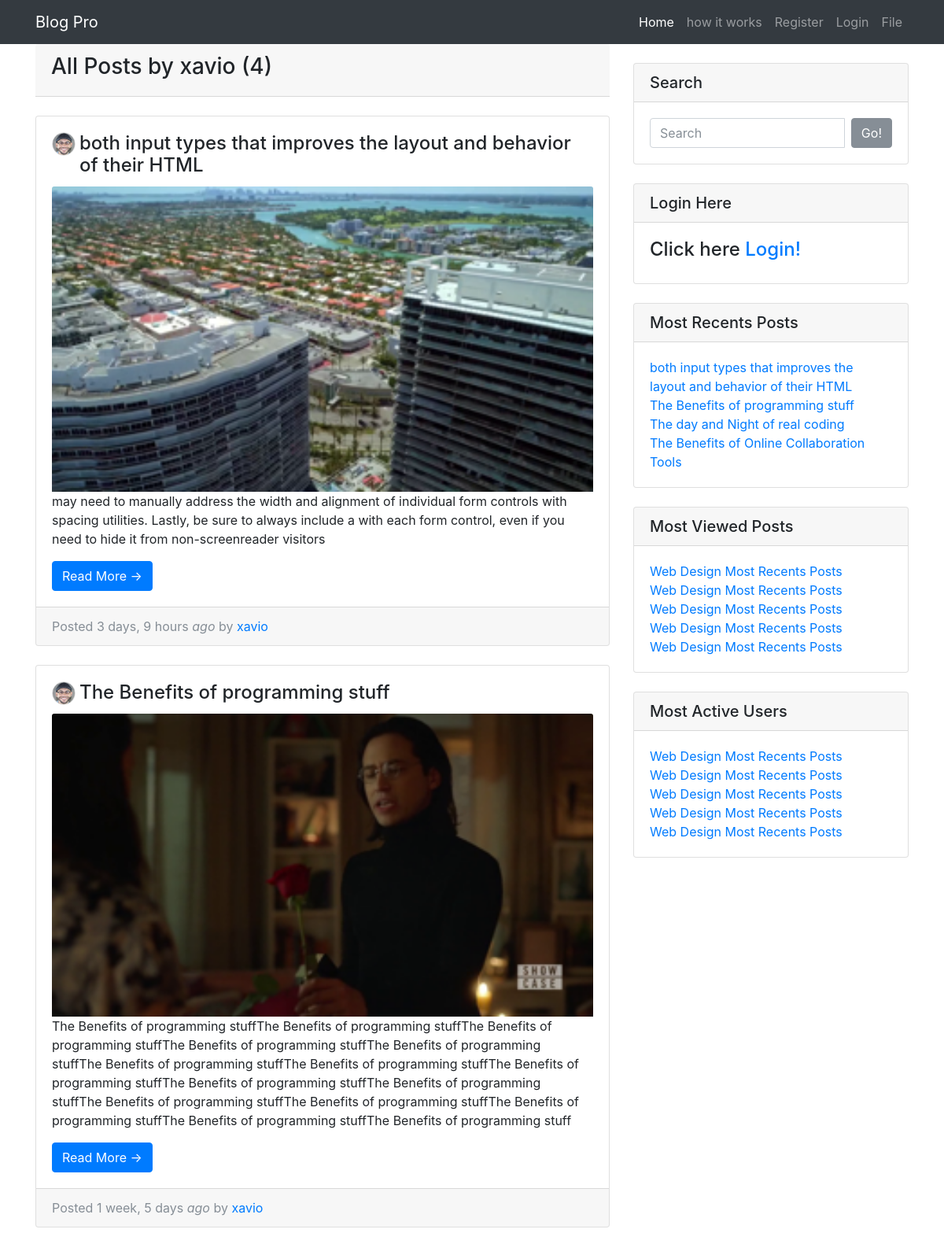
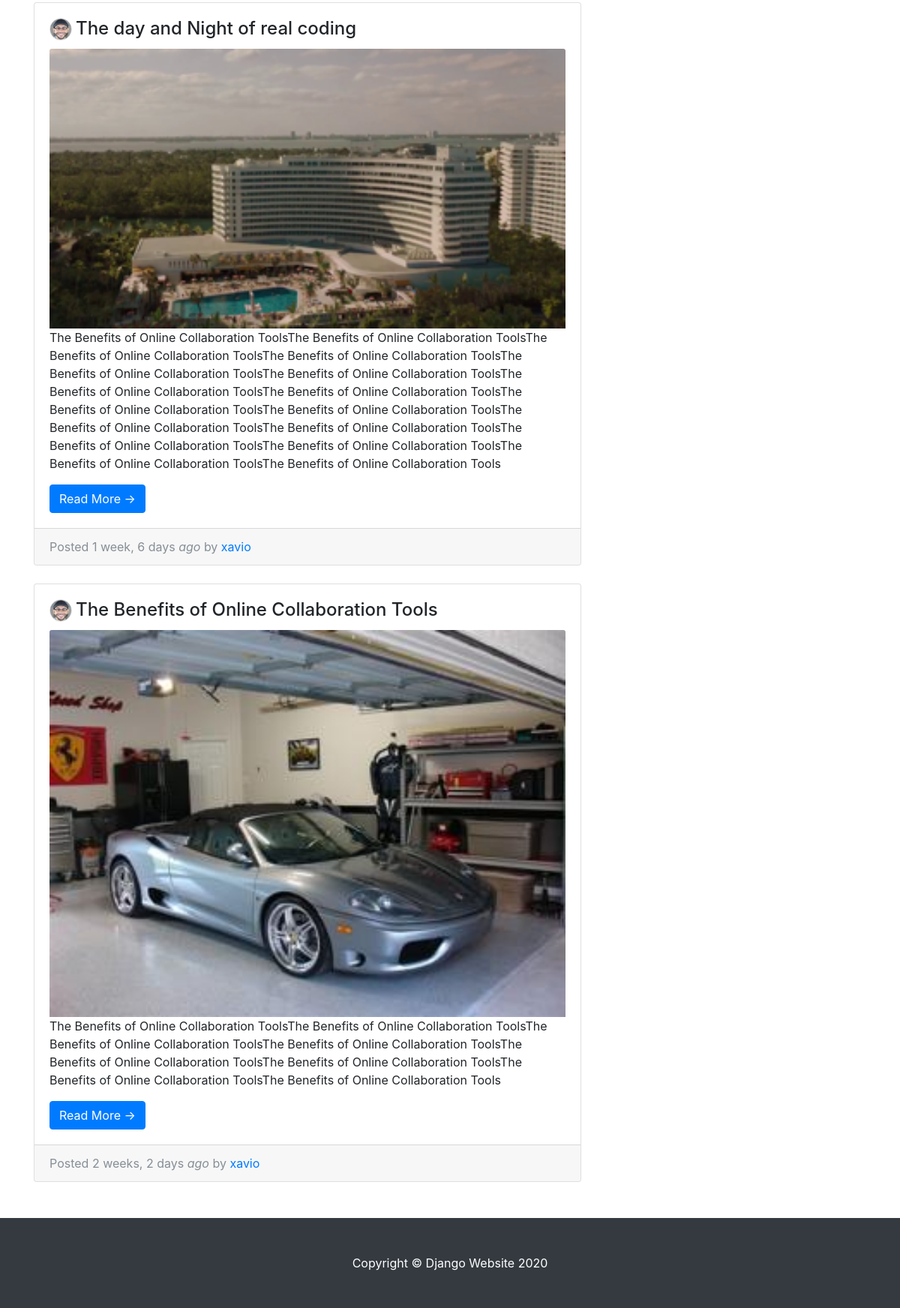
The page /user/xavio on the database its author committed (2 pictures, top to bottom).
### blog_app/models.py (models this page shows, shortened)
class Post(models.Model):
	objects = models.Manager()      #Our default Manager
	published = PublishedManager()  #Our Custom Model Manager
	STATUS_CHOICES={
     ('draft','Draft'),
     ('published','Published'),
    }
	title = models.CharField(max_length=100)
	content = models.TextField()
	author = models.ForeignKey(User,null=True, blank=True, on_delete=models.CASCADE)
	date_posted = models.DateTimeField(default=timezone.now)
	status =models.CharField(max_length=10,choices=STATUS_CHOICES,default='published')
	image = models.ImageField(null=True, blank=True)
	likes =  models.ManyToManyField(User, related_name='likes', blank=True)
	favourite = models.ManyToManyField(User, related_name='favourite', blank=True)
	@property
	def imageURL(self):
		try:
			url = self.image.url
		except:
			url = ''
		return url

### users/models.py (models this page shows, shortened)
class Profile(models.Model):
    user = models.OneToOneField(User, on_delete=models.CASCADE)
    image = models.ImageField(default='profile_pics/default.JPG', upload_to='profile_pics')

### blog_app/views.py (the view)
# urls.py: path('user/<str:username>', UserPostView.as_view(), name='user-posts'),
class UserPostView(ListView):
    model = Post
    template_name = 'blog_app/user_posts.html'
    context_object_name = 'posts'
    paginate_by = 5
    def get_queryset(self):
        user = get_object_or_404(User, username=self.kwargs.get('username'))
        return Post.objects.filter(author=user).order_by('-date_posted')

### blog_app/templates/blog_app/user_posts.html (shortened to what this page needs)
{% extends 'blog_app/main.html' %}
{% load static %}
{% block content %}
<div class="col-md-8">
    <div class="card-header"><h3>All Posts by {{ view.kwargs.username }} ({{ page_obj.paginator.count }})</h3></div><br/>
  {% for post in posts %}
  <div class="card mb-4">
    <div class="card-body">
      <img class="img-circle" src="{{ post.author.profile.image.url }}">
      <h4 class="card-title">{{ post.title }}</h4>
      <img class="card-img-top" src="{{post.imageURL}}" alt="Card image cap">
      <p class="card-text">{{ post.content }}</p>
      <a href="{% url 'post-detail' post.id %}" class="btn btn-primary">Read More &rarr;</a>
    </div>
    <div class="card-footer text-muted">
      Posted  {{ post.date_posted|timesince }} <i>ago</i>
      by <a href="">{{ post.author }}</a>
    </div>
  </div>
  {% endfor %}
</div>
      {%  include 'blog_app/sidebar.html' %}
{% endblock content %}

### blog_app/templates/blog_app/main.html (shortened to what this page needs)
{% load static %}
<!DOCTYPE html>
<html lang="en">
  <head>
    <link rel="stylesheet" href="https://use.fontawesome.com/releases/v5.3.1/css/all.css">
    <link rel="stylesheet" href="{% static 'css/bootstrap.min.css' %}">
    <link rel="stylesheet" href="{% static 'css/blog-home.css' %}">
    <link rel="stylesheet" href="{% static 'css/blog-post.css' %}">
    <link rel="stylesheet" href="{% static 'css/input.css' %}">
  </head>
  <body>
    {% include 'blog_app/navbar.html' %}
    <div class="container">
      <div class="row">
            {% block content %}
            {% endblock content %}
      </div>
    </div>
    <footer class="py-5 bg-dark">
      <div class="container">
        <p class="m-0 text-center text-white">Copyright &copy; Django Website 2020</p>
      </div>
    </footer>
  </body>
</html>

### blog_app/templates/blog_app/navbar.html (shortened to what this page needs)
<nav class="navbar navbar-expand-lg navbar-dark bg-dark fixed-top">
    <div class="container">
      <a class="navbar-brand" href="{% url 'home' %}">Blog Pro</a>
      <div class="collapse navbar-collapse" id="navbarResponsive">
        <ul class="navbar-nav ml-auto">
          <li class="nav-item active">
            <a class="nav-link" href="{% url 'home' %}">Home
            </a>
          </li>
          <li class="nav-item">
            <a class="nav-link" href="{% url 'how-it-works' %}">how it works</a>
          </li>
          {% if user.is_authenticated %}
          <li class="nav-item">
            <a class="nav-link" href="{% url 'new-post' %}">New post</a>
          </li>
          <li class="nav-item">
            <a class="nav-link" href="{% url 'profile' %}">{{ request.user|capfirst }}
                <img src="{{ request.user.profile.image.url }}" alt="" class="icon-circle">
            </a>
          </li>
          <!-- <li class="nav-item">
            <a class="nav-link" href="{% url 'post_favourite_list' %}">Favourite</a>
          </li> -->
          <li class="nav-item">
            <a class="nav-link" href="{% url 'logout' %}">Logout</a>
          </li>
          {% else %}
          <li class="nav-item">
            <a class="nav-link" href="{% url 'register' %}">Register</a>
          </li>
          <li class="nav-item">
            <a class="nav-link" href="{% url 'login' %}">Login</a>
          </li>
          <li class="nav-item">
            <a class="nav-link" href="{% url 'file' %}">File</a>
          </li>
          {% endif %}
        </ul>
      </div>
    </div>
  </nav>

### blog_app/templates/blog_app/sidebar.html
<div class="col-md-4">
    <div class="card my-4">
      <h5 class="card-header">Search</h5>
      <div class="card-body">
        <div class="input-group">
          <form class="form-inline my-2 my-lg-0" action="">
            <input class="form-control mr-sm-2" type="search" placeholder="Search" aria-label="Search" name='q'>
            <button class="btn btn-secondary" type="submit">Go!</button>
          </form>
        </div>
      </div>
    </div>
       {% if user.is_authenticated %}
       <div class="card my-4">
        <h5 class="card-header">Logout Here</h5>
        <div class="card-body">
          <div class="input-group">
            <h4><i>Logged in as: </i>{{ user.username }}</h4>&nbsp;
              <a href="{% url 'logout' %}" class="btn btn-secondary">Logout!</a>
          </div>
        </div>
      </div>
      {% else %}
      <div class="card my-4">
        <h5 class="card-header">Login Here</h5>
        <div class="card-body">
          <div class="input-group">
            <h4> Click here <a href="{% url 'login' %}">Login!</a></h4>&nbsp;
          </div>
        </div>
      </div>
      {% endif %}
    <div class="card my-4">
      <h5 class="card-header">Most Recents Posts</h5>
      <div class="card-body">
        <div class="row">
          {% for post in posts %}
          <div class="col-lg-12">
            <ul class="list-unstyled mb-0">
              <li>
                <a href="{% url 'post-detail' pk=post.pk %}">{{ post.title }}</a>
              </li>
            </ul>
          </div>
          {% endfor %}
        </div>
      </div>
    </div>
     <div class="card my-4">
      <h5 class="card-header">Most Viewed Posts</h5>
      <div class="card-body">
        <div class="row">
          <div class="col-lg-12">
            <ul class="list-unstyled mb-0">
              <li>
                <a href="#">Web Design Most Recents Posts</a>
              </li>
              <li>
                <a href="#">Web Design Most Recents Posts</a>
              </li>
              <li>
                <a href="#">Web Design Most Recents Posts</a>
              </li>
              <li>
                <a href="#">Web Design Most Recents Posts</a>
              </li>
              <li>
                <a href="#">Web Design Most Recents Posts</a>
              </li>
            </ul>
          </div>
        </div>
      </div>
    </div>
        <div class="card my-4">
          <h5 class="card-header">Most Active Users</h5>
          <div class="card-body">
            <div class="row">
              <div class="col-lg-12">
                <ul class="list-unstyled mb-0">
                  <li>
                    <a href="#">Web Design Most Recents Posts</a>
                  </li>
                  <li>
                    <a href="#">Web Design Most Recents Posts</a>
                  </li>
                  <li>
                    <a href="#">Web Design Most Recents Posts</a>
                  </li>
                  <li>
                    <a href="#">Web Design Most Recents Posts</a>
                  </li>
                  <li>
                    <a href="#">Web Design Most Recents Posts</a>
                  </li>
                </ul>
              </div>
            </div>
          </div>
        </div>
  </div>

### static/css/blog-home.css (style rules this page uses)
body { padding-top: 54px; }
@media (min-width: 992px) { body { padding-top: 56px; } }

### static/css/blog-post.css (style rules this page uses)
body { padding-top: 54px; }
@media (min-width: 992px) { body { padding-top: 56px; } }

### static/css/input.css (style rules this page uses)
.img-circle { max-width: 30px; max-height: 30px; border-radius: 50%; border: 1px solid #e1e1e1; }
.card-title { margin-top: -30px; margin-left: 35px; }

### rows shown on the page
Post: author.profile.image (picture), title "both input types that improves the layout and behavior of their HTML", imageURL (picture), content "may need to manually address the width and alignment of individual form controls with spacing utilities. Lastly, be sure to always include a with each form control, even if you need to hide it from non-screenreader visitors", date_posted "3 days, 9 hours", author "xavio"
Post: author.profile.image (picture), title "The Benefits of programming stuff", imageURL (picture), content "The Benefits of programming stuffThe Benefits of programming stuffThe Benefits of programming stuffThe Benefits of programming stuffThe Benefits of programming stuffThe Benefits of programming stuffThe Benefits of programming stuffThe Benefits of programming stuffThe Benefits of programming stuffThe Benefits of programming stuffThe Benefits of programming stuffThe Benefits of programming stuffThe Benefits of programming stuffThe Benefits of programming stuffThe Benefits of programming stuff", date_posted "1 week, 5 days", author "xavio"
Post: author.profile.image (picture), title "The day and Night of real coding", imageURL (picture), content "The Benefits of Online Collaboration ToolsThe Benefits of Online Collaboration ToolsThe Benefits of Online Collaboration ToolsThe Benefits of Online Collaboration ToolsThe Benefits of Online Collaboration ToolsThe Benefits of Online Collaboration ToolsThe Benefits of Online Collaboration ToolsThe Benefits of Online Collaboration ToolsThe Benefits of Online Collaboration ToolsThe Benefits of Online Collaboration ToolsThe Benefits of Online Collaboration ToolsThe Benefits of Online Collaboration ToolsThe Benefits of Online Collaboration ToolsThe Benefits of Online Collaboration ToolsThe Benefits of Online Collaboration ToolsThe Benefits of Online Collaboration Tools", date_posted "1 week, 6 days", author "xavio"
Post: author.profile.image (picture), title "The Benefits of Online Collaboration Tools", imageURL (picture), content "The Benefits of Online Collaboration ToolsThe Benefits of Online Collaboration ToolsThe Benefits of Online Collaboration ToolsThe Benefits of Online Collaboration ToolsThe Benefits of Online Collaboration ToolsThe Benefits of Online Collaboration ToolsThe Benefits of Online Collaboration ToolsThe Benefits of Online Collaboration Tools", date_posted "2 weeks, 2 days", author "xavio"

### other values the page prints
{{ view.kwargs.username }} "xavio"
{{ page_obj.paginator.count }} "4"
